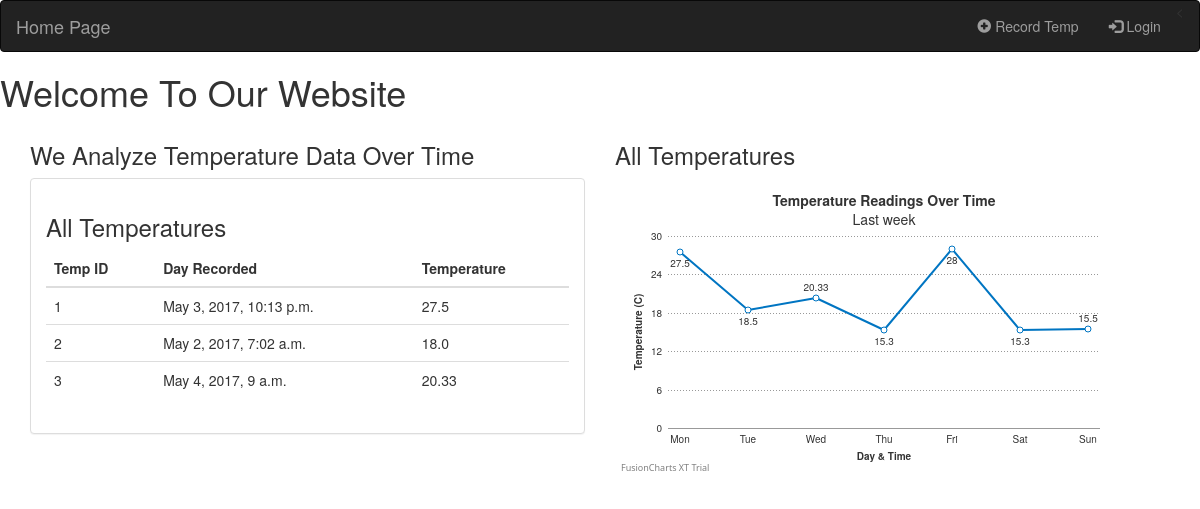
Before: /temp/ with the older database file.
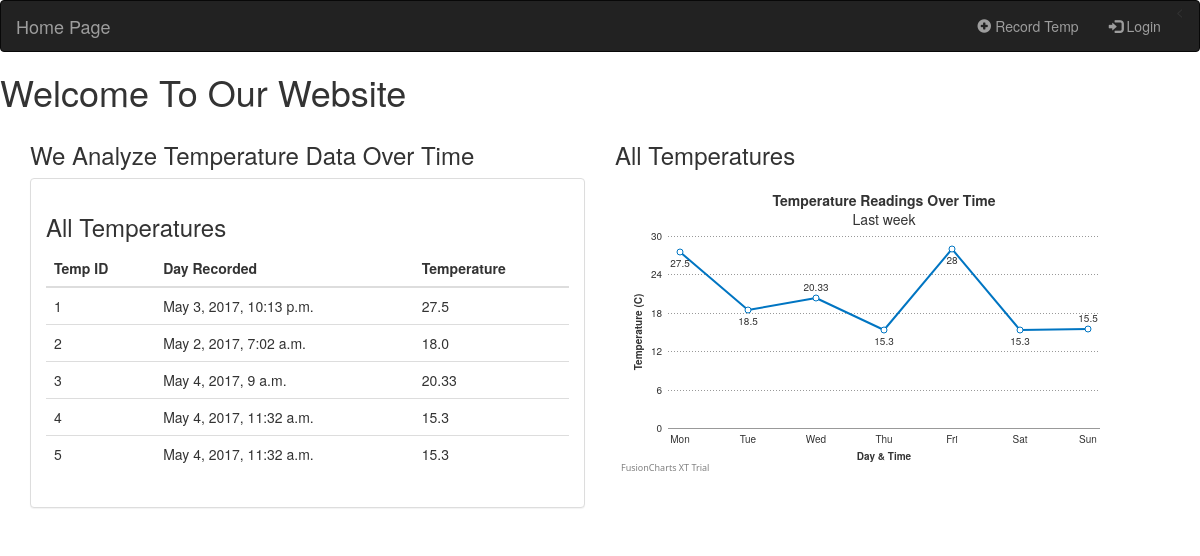
After: the same page with the newer database file.
### Temperature/models.py (models this page shows, shortened)
class TempData(models.Model):
    temp = models.FloatField()
    date_time = models.DateTimeField()

### Temperature/views.py (the view)
class IndexView(generic.ListView):
    template_name = 'index.html'
    context_object_name = 'all_data'
    def get_queryset(self):
        return TempData.objects.all

### Temperature/templates/index.html (shortened to what this page needs)
<!DOCTYPE html>
<html lang="en">
<head>
		{% load staticfiles %}
		<link rel="stylesheet" href="http://maxcdn.bootstrapcdn.com/bootstrap/3.3.5/css/bootstrap.min.css">
</head>
	<body>
		<nav class="navbar navbar-inverse">
		<div class="container-fluid">
			<a class="navbar-brand" href="{% url 'Temperature:index' %}" >Home Page</a>
			<div class="collapse navbar-collapse" id="topNavBar">
				<ul class="nav navbar-nav navbar-right">
					<li class="">
						<a href="{% url 'Temperature:record-temp' %}">
							<span class="glyphicon glyphicon-plus-sign" aria-hidden="true"></span>&nbsp;Record Temp
						</a>
					</li>
					<<li>
						<a href="#">
							<span class="glyphicon glyphicon-log-in" aria-hidden="true"></span>&nbsp;Login
						</a>
					</li>
				</ul>
			</div>
		</div>
		</nav>
		<h1>Welcome To Our Website</h1>
		<div class="container container-fluid">
		<div class="row">
			<div class="col-lg-6">
			<h3>We Analyze Temperature Data Over Time</h3>
				<div class="panel panel-default">
					<div class="panel-body">
						<h3>All Temperatures</h3>
						<table class="table table-hover">
							<thead>
								<tr>
									<th>Temp ID</th>
									<th>Day Recorded</th>
									<th>Temperature</th>
								</tr>
							</thead>
							<tbody>
								{% for data in all_data %}
								<tr>
									<td>{{ data.id }}</td>
									<td>{{ data.date_time}}</td>
									<td>{{ data.temp}}</td>
								</tr>
								{% endfor %}
							</tbody>
						</table>
					</div>
				</div>
			</div>
			<div class="col-lg-6">
				<h3>All Temperatures</h3>
				<div id="chart-container">{{ output|safe }}</div>
			</div>
		</div>
		</div>
	</body>

Changed rows visible on the page:
added TempData: id "4", date_time "May 4, 2017, 11:32 a.m.", temp "15.3"
added TempData: id "5", date_time "May 4, 2017, 11:32 a.m.", temp "15.3"
